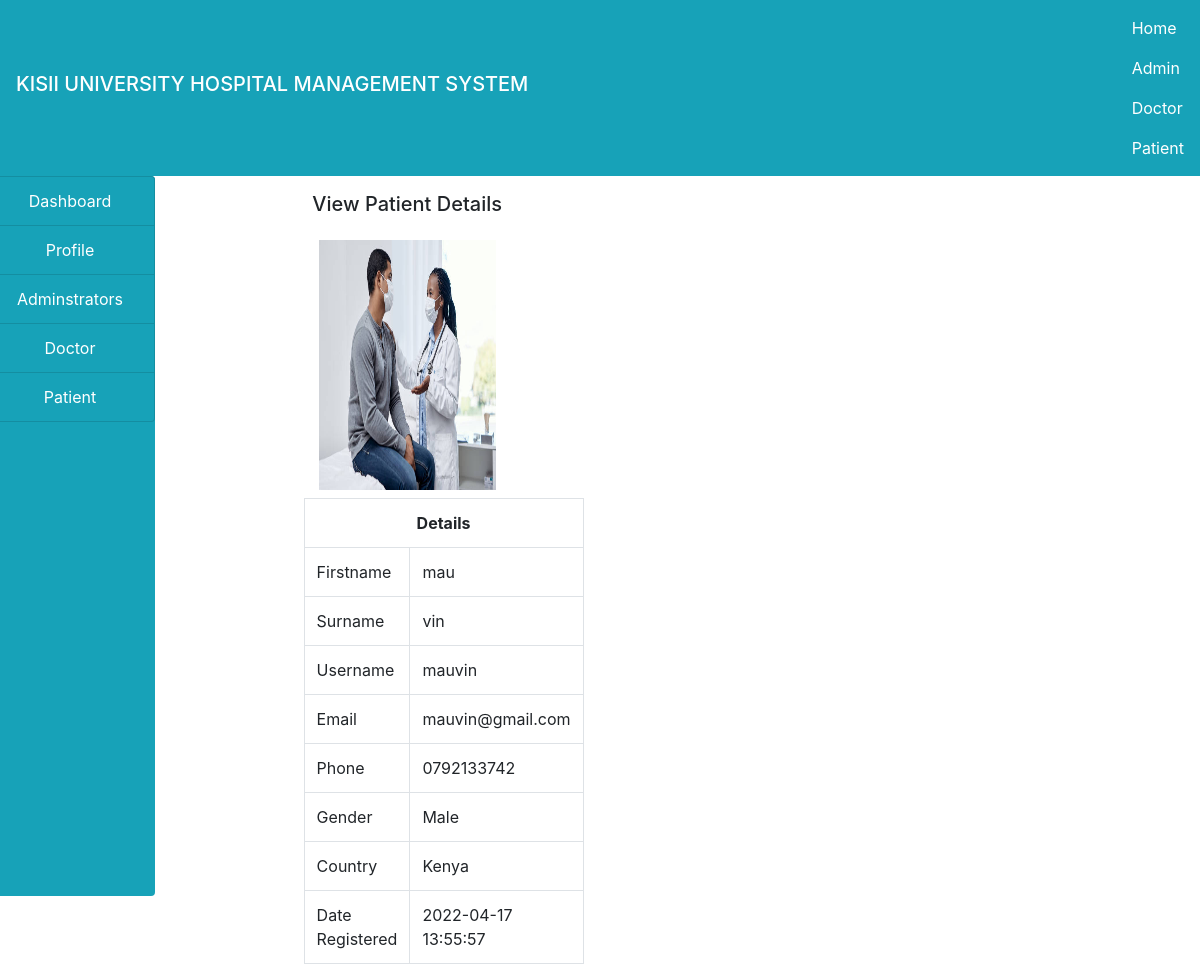
Screenshot of /admin/view.php?id=1 with the database file from the repository.
### tables this page shows
CREATE TABLE IF NOT EXISTS `patient` (
  `id` int(100) NOT NULL AUTO_INCREMENT,
  `firstname` varchar(100) NOT NULL,
  `surname` varchar(100) NOT NULL,
  `username` varchar(100) NOT NULL,
  `email` varchar(100) NOT NULL,
  `phone` varchar(100) NOT NULL,
  `gender` varchar(100) NOT NULL,
  `country` varchar(100) NOT NULL,
  `password` varchar(100) NOT NULL,
  `date_reg` varchar(100) NOT NULL,
  `profile` varchar(100) NOT NULL,
  PRIMARY KEY (`id`)
);

### admin/view.php (the view, shortened to what this page needs)
<!DOCTYPE html>
<html>
<head>
</head>
<body>
	<?php
		include("../include/header.php");
		include("../include/connection.php");
	?>
	<div class="container-fluid">
		<div class="col=md-12">
			<div class="row">
				<div class="col-md-2" style="margin-left: -30px;">
	<?php
		include("sidenav.php");
	?>
				</div>
		<div class="col-md=10">
			<h5 class="text-center my-3">View Patient Details</h5>
		<?php
			if (isset($_GET['id'])) {
				$id = $_GET['id'];
				$query = "SELECT * FROM patient WHERE id='$id'";
				$res = mysqli_query($connect,$query);
				$row = mysqli_fetch_array($res);
			}
		?>
		<div class="col-md-12">
			<div class="row">
				<div class="col-md-3"></div>
				<div class="col-md-6">
					<?php
						echo "<img src='../patient/img/".$row['profile']."' class='col-md-12 my-2' height='250px;'>";
					?>
					<table class="table table-bordered">
						<tr>
							<th class="text-center" colspan="2">Details</th>
						</tr>
						<tr>
							<td>Firstname</td>
							<td><?php echo $row['firstname']; ?></td>
						</tr>
						<tr>
							<td>Surname</td>
							<td><?php echo $row['surname']; ?></td>
						</tr>
						<tr>
							<td>Username</td>
							<td><?php echo $row['username']; ?></td>
						</tr>
						<tr>
							<td>Email</td>
							<td><?php echo $row['email']; ?></td>
						</tr>
						<tr>
							<td>Phone</td>
							<td><?php echo $row['phone']; ?></td>
						</tr>
						<tr>
							<td>Gender</td>
							<td><?php echo $row['gender']; ?></td>
						</tr>
						<tr>
							<td>Country</td>
							<td><?php echo $row['country']; ?></td>
						</tr>
						<tr>
							<td>Date Registered</td>
							<td><?php echo $row['date_reg']; ?></td>
						</tr>
					</table>
				</div>
			</div>
		</div>
		</div>
			</div>
		</div>
	</div>
</body>
</html>

### rows the page displays
patient: profile (picture), firstname "mau", surname "vin", username "mauvin", email "mauvin@gmail.com", phone "0792133742", gender "Male", country "Kenya", date_reg "2022-04-17 13:55:57"
